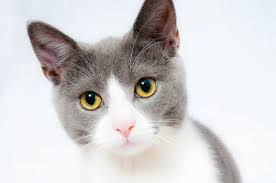
#> input picture cat.jpg, 276 x 183 px
$ python code.py   (older library calls are emulated)
#> lines starting #> are read from the running program, lines starting #| are printed output that depends on the picture
def quicksort(eip):
    if len(eip) <= 1:
        return eip
    mlblr = eip[len(eip) // 2]
    eip_in = [my_num_eip for my_num_eip in eip if my_num_eip < mlblr]
    eip_out = [my_num_eip for my_num_eip in eip if my_num_eip == mlblr]
    eip_list = [my_num_eip for my_num_eip in eip if my_num_eip > mlblr]
    return quicksort(eip_in) + eip_out + quicksort(eip_list)

print(quicksort([3,6,8,10,1,2,1]))


eip = 3
print(type(eip)) # Prints "<class 'int'>"
print(eip)       # Prints "3"
print(eip + 1)   # Addition; prints "4"
print(eip - 1)   # Subtraction; prints "2"
print(eip * 2)   # Multiplication; prints "6"
print(eip ** 2)  # Exponentiation; prints "9"
eip += 1
print(eip)  # Prints "4"
eip *= 2
print(eip)  # Prints "8"
mlblr = 2.5
print(type(mlblr)) # Prints "<class 'float'>"
print(mlblr, mlblr + 1, mlblr * 2, mlblr ** 2) # Prints "2.5 3.5 5.0 6.25"

eip = True
mlblr_in = False
print(type(eip)) # Prints "<class 'bool'>"
print(eip and mlblr_in) # Logical AND; prints "False"
print(eip or mlblr_in)  # Logical OR; prints "True"
print(not eip)   # Logical NOT; prints "False"
print(eip != mlblr_in)  # Logical XOR; prints "True"

mlblr_out = 'hello'    # String literals can use single quotes
elblr_in = "world"    # or double quotes; it does not matter.
print(mlblr_out)       # Prints "hello"
print(len(mlblr_out))  # String length; prints "5"
my_name = mlblr_out + ' ' + elblr_in  # String concatenation
print(my_name)  # prints "hello world"
my_name_12 = '%s %s %d' % (mlblr_out, elblr_in, 12)  # sprintf style string formatting
print(my_name_12)  # prints "hello world 12"

my_string = "hello"
print(my_string.capitalize())  # Capitalize a string; prints "Hello"
print(my_string.upper())       # Convert a string to uppercase; prints "HELLO"
print(my_string.rjust(7))      # Right-justify a string, padding with spaces; prints "  hello"
print(my_string.center(7))     # Center a string, padding with spaces; prints " hello "
print(my_string.replace('l', '(ell)'))  # Replace all instances of one substring with another;
                                # prints "he(ell)(ell)o"
print('  world '.strip())  # Strip leading and trailing whitespace; prints "world"

elblr_out = [3, 1, 2]    # Create a list
print(elblr_out, elblr_out[2])  # Prints "[3, 1, 2] 2"
print(elblr_out[-1])     # Negative indices count from the end of the list; prints "2"
elblr_out[2] = 'foo'     # Lists can contain elements of different types
print(elblr_out)         # Prints "[3, 1, 'foo']"
elblr_out.append('bar')  # Add a new element to the end of the list
print(elblr_out)         # Prints "[3, 1, 'foo', 'bar']"
elblr_group = elblr_out.pop()      # Remove and return the last element of the list
print(elblr_group, elblr_out)      # Prints "bar [3, 1, 'foo']"


eip_list = list(range(5))     # range is a built-in function that creates a list of integers
print(eip_list)               # Prints "[0, 1, 2, 3, 4]"
print(eip_list[2:4])          # Get a slice from index 2 to 4 (exclusive); prints "[2, 3]"
print(eip_list[2:])           # Get a slice from index 2 to the end; prints "[2, 3, 4]"
print(eip_list[:2])           # Get a slice from the start to index 2 (exclusive); prints "[0, 1]"
print(eip_list[:])            # Get a slice of the whole list; prints "[0, 1, 2, 3, 4]"
print(eip_list[:-1])          # Slice indices can be negative; prints "[0, 1, 2, 3]"
eip_list[2:4] = [8, 9]        # Assign a new sublist to a slice
print(eip_list)               # Prints "[0, 1, 8, 9, 4]"

mlblr_animals_list = ['cat', 'dog', 'monkey']
for eip_animal in mlblr_animals_list:
    print(eip_animal)
# Prints "cat", "dog", "monkey", each on its own line.

mlblr_animals = ['cat', 'dog', 'monkey']
for my_index_eip, eip_animal in enumerate(mlblr_animals):
    print('#%d: %s' % (my_index_eip + 1, eip_animal))
# Prints "#1: cat", "#2: dog", "#3: monkey", each on its own line

mlblr_nums_list = [0, 1, 2, 3, 4]
list_of_squares = []
for my_num_eip in mlblr_nums_list:
    list_of_squares.append(my_num_eip ** 2)
print(list_of_squares)   # Prints [0, 1, 4, 9, 16]

eip_nums_list = [0, 1, 2, 3, 4]
squares_eip_nums = [my_num_eip ** 2 for my_num_eip in eip_nums_list]
print(squares_eip_nums)   # Prints [0, 1, 4, 9, 16]

eip_eip_list = [0, 1, 2, 3, 4]
even_squares_eip = [my_num_eip ** 2 for my_num_eip in eip_eip_list if my_num_eip % 2 == 0]
print(even_squares_eip)  # Prints "[0, 4, 16]"

my_eip_dict = {'cat': 'cute', 'dog': 'furry'}  # Create a new dictionary with some data
print(my_eip_dict['cat'])       # Get an entry from a dictionary; prints "cute"
print('cat' in my_eip_dict)     # Check if a dictionary has a given key; prints "True"
my_eip_dict['fish'] = 'wet'     # Set an entry in a dictionary
print(my_eip_dict['fish'])      # Prints "wet"
# print(d['monkey'])  # KeyError: 'monkey' not a key of d
print(my_eip_dict.get('monkey', 'N/A'))  # Get an element with a default; prints "N/A"
print(my_eip_dict.get('fish', 'N/A'))    # Get an element with a default; prints "wet"
del my_eip_dict['fish']         # Remove an element from a dictionary
print(my_eip_dict.get('fish', 'N/A')) # "fish" is no longer a key; prints "N/A"


my_dict_eip = {'person': 2, 'cat': 4, 'spider': 8}
for eip_animal in my_dict_eip:
    eip_legs = my_dict_eip[eip_animal]
    print('A %s has %d legs' % (eip_animal, eip_legs))
# Prints "A person has 2 legs", "A cat has 4 legs", "A spider has 8 legs"

eip_dict = {'person': 2, 'cat': 4, 'spider': 8}
for eip_animal, eip_legs in eip_dict.items():
    print('A %s has %d legs' % (eip_animal, eip_legs))
# Prints "A person has 2 legs", "A cat has 4 legs", "A spider has 8 legs"

mlblr_num_list = [0, 1, 2, 3, 4]
mlblr_num_squares_even = {my_num_eip: my_num_eip ** 2 for my_num_eip in mlblr_num_list if my_num_eip % 2 == 0}
print(mlblr_num_squares_even)  # Prints "{0: 0, 2: 4, 4: 16}"

eip_animals_dict = {'cat', 'dog'}
print('cat' in eip_animals_dict)   # Check if an element is in a set; prints "True"
print('fish' in eip_animals_dict)  # prints "False"
eip_animals_dict.add('fish')       # Add an element to a set
print('fish' in eip_animals_dict)  # Prints "True"
print(len(eip_animals_dict))       # Number of elements in a set; prints "3"
eip_animals_dict.add('cat')        # Adding an element that is already in the set does nothing
print(len(eip_animals_dict))       # Prints "3"
eip_animals_dict.remove('cat')     # Remove an element from a set
print(len(eip_animals_dict))       # Prints "2"

eip_animals_dict = {'cat', 'dog', 'fish'}
for my_index_eip, eip_animal in enumerate(eip_animals_dict):
    print('#%d: %s' % (my_index_eip + 1, eip_animal))
# Prints "#1: fish", "#2: dog", "#3: cat"

from math import sqrt
mlblr_set = {int(sqrt(eip_num)) for eip_num in range(30)}
print(mlblr_set)  # Prints "{0, 1, 2, 3, 4, 5}"

eip_tuple_dict = {(eip_num, eip_num + 1): eip_num for eip_num in range(10)}  # Create a dictionary with tuple keys
eip_tuple = (5, 6)        # Create a tuple
print(type(eip_tuple))    # Prints "<class 'tuple'>"
print(eip_tuple_dict[eip_tuple])       # Prints "5"
print(eip_tuple_dict[(1, 2)])  # Prints "1"

def sign(eip_num):
    if eip_num > 0:
        return 'positive'
    elif eip_num < 0:
        return 'negative'
    else:
        return 'zero'

for my_num_eip in [-1, 0, 1]:
    print(sign(my_num_eip))
# Prints "negative", "zero", "positive"

def hello(eip_name, eip_loud=False):
    if eip_loud:
        print('HELLO, %s!' % eip_name.upper())
    else:
        print('Hello, %s' % eip_name)

hello('Bob') # Prints "Hello, Bob"
hello('Fred', eip_loud=True)  # Prints "HELLO, FRED!"

class Greeter(object):

    # Constructor
    def __init__(self, name):
        self.name = name  # Create an instance variable

    # Instance method
    def greet(self, loud=False):
        if loud:
            print('HELLO, %s!' % self.name.upper())
        else:
            print('Hello, %s' % self.name)

g = Greeter('Fred')  # Construct an instance of the Greeter class
g.greet()            # Call an instance method; prints "Hello, Fred"
g.greet(loud=True)   # Call an instance method; prints "HELLO, FRED!"


import numpy as np

eip_array = np.array([1, 2, 3])   # Create a rank 1 array
print(type(eip_array))            # Prints "<class 'numpy.ndarray'>"
print(eip_array.shape)            # Prints "(3,)"
print(eip_array[0], eip_array[1], eip_array[2])   # Prints "1 2 3"
eip_array[0] = 5                  # Change an element of the array
print(eip_array)                  # Prints "[5, 2, 3]"

mlblr_array = np.array([[1, 2, 3], [4, 5, 6]])    # Create a rank 2 array
print(mlblr_array.shape)                     # Prints "(2, 3)"
print(mlblr_array[0, 0], mlblr_array[0, 1], mlblr_array[1, 0])   # Prints "1 2 4"


import numpy as np

eip_array = np.zeros((2, 2))   # Create an array of all zeros
print(eip_array)              # Prints "[[ 0.  0.]
                      #          [ 0.  0.]]"

mlblr_array = np.ones((1, 2))    # Create an array of all ones
print(mlblr_array)              # Prints "[[ 1.  1.]]"

my_array = np.full((2, 2), 7)  # Create a constant array
print(my_array)               # Prints "[[ 7.  7.]
                       #          [ 7.  7.]]"

d_eip_array = np.eye(2)         # Create a 2x2 identity matrix
print(d_eip_array)              # Prints "[[ 1.  0.]
                      #          [ 0.  1.]]"

e_eip_array = np.random.random((2, 2))  # Create an array filled with random values
print(e_eip_array)                     # Might print "[[ 0.91940167  0.08143941]
                             #               [ 0.68744134  0.87236687]]"


# Create the following rank 2 array with shape (3, 4)
# [[ 1  2  3  4]
#  [ 5  6  7  8]
#  [ 9 10 11 12]]
eip_array = np.array([[1, 2, 3, 4], [5, 6, 7, 8], [9, 10, 11, 12]])

# Use slicing to pull out the subarray consisting of the first 2 rows
# and columns 1 and 2; b is the following array of shape (2, 2):
# [[2 3]
#  [6 7]]
mlblr_array = eip_array[:2, 1:3]

# A slice of an array is a view into the same data, so modifying it
# will modify the original array.
print(eip_array[0, 1])   # Prints "2"
mlblr_array[0, 0] = 77     # b[0, 0] is the same piece of data as a[0, 1]
print(eip_array[0, 1])   # Prints "77"

# Create the following rank 2 array with shape (3, 4)
# [[ 1  2  3  4]
#  [ 5  6  7  8]
#  [ 9 10 11 12]]
eip_array = np.array([[1, 2, 3, 4], [5, 6, 7, 8], [9, 10, 11, 12]])

# Two ways of accessing the data in the middle row of the array.
# Mixing integer indexing with slices yields an array of lower rank,
# while using only slices yields an array of the same rank as the
# original array:
row_eip_array = eip_array[1, :]    # Rank 1 view of the second row of a
row_mlblr_array = eip_array[1:2, :]  # Rank 2 view of the second row of a
print(row_eip_array, row_eip_array.shape)  # Prints "[5 6 7 8] (4,)"
print(row_mlblr_array, row_mlblr_array.shape)  # Prints "[[5 6 7 8]] (1, 4)"

# We can make the same distinction when accessing columns of an array:
col_eip_array = eip_array[:, 1]
col_mlblr_array = eip_array[:, 1:2]
print(col_eip_array, col_eip_array.shape)  # Prints "[ 2  6 10] (3,)"
print(col_mlblr_array, col_mlblr_array.shape)  # Prints "[[ 2]
                             #          [ 6]
                             #          [10]] (3, 1)"


eip_array = np.array([[1, 2], [3, 4], [5, 6]])

# An example of integer array indexing.
# The returned array will have shape (3,) and
print(eip_array[[0, 1, 2], [0, 1, 0]])  # Prints "[1 4 5]"

# The above example of integer array indexing is equivalent to this:
print(np.array([eip_array[0, 0], eip_array[1, 1], eip_array[2, 0]]))  # Prints "[1 4 5]"

# When using integer array indexing, you can reuse the same
# element from the source array:
print(eip_array[[0, 0], [1, 1]])  # Prints "[2 2]"

# Equivalent to the previous integer array indexing example
print(np.array([eip_array[0, 1], eip_array[0, 1]]))  # Prints "[2 2]"


eip_array = np.array([[1, 2, 3], [4, 5, 6], [7, 8, 9], [10, 11, 12]])

print(eip_array)  # prints "array([[ 1,  2,  3],
          #                [ 4,  5,  6],
          #                [ 7,  8,  9],
          #                [10, 11, 12]])"

# Create an array of indices
mlblr_array = np.array([0, 2, 0, 1])

# Select one element from each row of a using the indices in b
print(eip_array[np.arange(4), mlblr_array])  # Prints "[ 1  6  7 11]"

# Mutate one element from each row of a using the indices in b
eip_array[np.arange(4), mlblr_array] += 10

print(eip_array)  # prints "array([[11,  2,  3],
          #                [ 4,  5, 16],
          #                [17,  8,  9],
          #                [10, 21, 12]])


eip_array = np.array([[1, 2], [3, 4], [5, 6]])

bool_index_eip = (eip_array > 2)   # Find the elements of a that are bigger than 2;
                     # this returns a numpy array of Booleans of the same
                     # shape as a, where each slot of bool_idx tells
                     # whether that element of a is > 2.

print(bool_index_eip)      # Prints "[[False False]
                     #          [ True  True]
                     #          [ True  True]]"

# We use boolean array indexing to construct a rank 1 array
# consisting of the elements of a corresponding to the True values
# of bool_idx
print(eip_array[bool_index_eip])  # Prints "[3 4 5 6]"

# We can do all of the above in a single concise statement:
print(eip_array[eip_array > 2])     # Prints "[3 4 5 6]"


eip_numpy_array = np.array([1, 2])   # Let numpy choose the datatype
print(eip_numpy_array.dtype)         # Prints "int64"

eip_numpy_array = np.array([1.0, 2.0])   # Let numpy choose the datatype
print(eip_numpy_array.dtype)             # Prints "float64"

eip_numpy_array = np.array([1, 2], dtype=np.int64)   # Force a particular datatype
print(eip_numpy_array.dtype)                         # Prints "int64"

eip_numpy_array = np.array([[1, 2], [3, 4]], dtype=np.float64)
mlblr_numpy_array = np.array([[5, 6], [7, 8]], dtype=np.float64)

# Elementwise sum; both produce the array
# [[ 6.0  8.0]
#  [10.0 12.0]]
print(eip_numpy_array + mlblr_numpy_array)
print(np.add(eip_numpy_array, mlblr_numpy_array))

# Elementwise difference; both produce the array
# [[-4.0 -4.0]
#  [-4.0 -4.0]]
print(eip_numpy_array - mlblr_numpy_array)
print(np.subtract(eip_numpy_array, mlblr_numpy_array))

# Elementwise product; both produce the array
# [[ 5.0 12.0]
#  [21.0 32.0]]
print(eip_numpy_array * mlblr_numpy_array)
print(np.multiply(eip_numpy_array, mlblr_numpy_array))

# Elementwise division; both produce the array
# [[ 0.2         0.33333333]
#  [ 0.42857143  0.5       ]]
print(eip_numpy_array / mlblr_numpy_array)
print(np.divide(eip_numpy_array, mlblr_numpy_array))

# Elementwise square root; produces the array
# [[ 1.          1.41421356]
#  [ 1.73205081  2.        ]]
print(np.sqrt(eip_numpy_array))

eip_numpy_array = np.array([[1, 2], [3, 4]])
mlblr_numpy_array = np.array([[5, 6], [7, 8]])

v_eip_numpy = np.array([9, 10])
w_eip_numpy = np.array([11, 12])

# Inner product of vectors; both produce 219
print(v_eip_numpy.dot(w_eip_numpy))
print(np.dot(v_eip_numpy, w_eip_numpy))

# Matrix / vector product; both produce the rank 1 array [29 67]
print(eip_numpy_array.dot(v_eip_numpy))
print(np.dot(eip_numpy_array, v_eip_numpy))

# Matrix / matrix product; both produce the rank 2 array
# [[19 22]
#  [43 50]]
print(eip_numpy_array.dot(mlblr_numpy_array))
print(np.dot(eip_numpy_array, mlblr_numpy_array))

eip_numpy_array = np.array([[1, 2], [3, 4]])

print(np.sum(eip_numpy_array))  # Compute sum of all elements; prints "10"
print(np.sum(eip_numpy_array, axis=0))  # Compute sum of each column; prints "[4 6]"
print(np.sum(eip_numpy_array, axis=1))  # Compute sum of each row; prints "[3 7]"

eip_numpy_array = np.array([[1, 2], [3, 4]])
print(eip_numpy_array)    # Prints "[[1 2]
            #          [3 4]]"
print(eip_numpy_array.T)  # Prints "[[1 3]
            #          [2 4]]"

# Note that taking the transpose of a rank 1 array does nothing:
v_eip_numpy = np.array([1, 2, 3])
print(v_eip_numpy)    # Prints "[1 2 3]"
print(v_eip_numpy.T)  # Prints "[1 2 3]"


# We will add the vector v to each row of the matrix x,
# storing the result in the matrix y
eip_numpy_array = np.array([[1, 2, 3], [4, 5, 6], [7, 8, 9], [10, 11, 12]])
v_eip_numpy = np.array([1, 0, 1])
mlblr_numpy_array = np.empty_like(eip_numpy_array)   # Create an empty matrix with the same shape as x

# Add the vector v to each row of the matrix x with an explicit loop
for i in range(4):
    mlblr_numpy_array[i, :] = eip_numpy_array[i, :] + v_eip_numpy

# Now y is the following
# [[ 2  2  4]
#  [ 5  5  7]
#  [ 8  8 10]
#  [11 11 13]]
print(mlblr_numpy_array)

# We will add the vector v to each row of the matrix x,
# storing the result in the matrix y
eip_numpy_array = np.array([[1, 2, 3], [4, 5, 6], [7, 8, 9], [10, 11, 12]])
v_eip_numpy = np.array([1, 0, 1])
vv_mlblr_array = np.tile(v_eip_numpy, (4, 1))   # Stack 4 copies of v on top of each other
print(vv_mlblr_array)                 # Prints "[[1 0 1]
                          #          [1 0 1]
                          #          [1 0 1]
                          #          [1 0 1]]"
mlblr_numpy_array = eip_numpy_array + vv_mlblr_array  # Add x and vv elementwise
print(mlblr_numpy_array)  # Prints "[[ 2  2  4
          #          [ 5  5  7]
          #          [ 8  8 10]
          #          [11 11 13]]"

# We will add the vector v to each row of the matrix x,
# storing the result in the matrix y
eip_numpy_array = np.array([[1, 2, 3], [4, 5, 6], [7, 8, 9], [10, 11, 12]])
v_eip_numpy = np.array([1, 0, 1])
mlblr_numpy_array = eip_numpy_array + v_eip_numpy  # Add v to each row of x using broadcasting
print(mlblr_numpy_array)  # Prints "[[ 2  2  4]
          #          [ 5  5  7]
          #          [ 8  8 10]
          #          [11 11 13]]"


# Compute outer product of vectors
v_eip_numpy = np.array([1, 2, 3])  # v has shape (3,)
w_eip_numpy = np.array([4, 5])    # w has shape (2,)
# To compute an outer product, we first reshape v to be a column
# vector of shape (3, 1); we can then broadcast it against w to yield
# an output of shape (3, 2), which is the outer product of v and w:
# [[ 4  5]
#  [ 8 10]
#  [12 15]]
print(np.reshape(v_eip_numpy, (3, 1)) * w_eip_numpy)

# Add a vector to each row of a matrix
eip_numpy_array = np.array([[1, 2, 3], [4, 5, 6]])
# x has shape (2, 3) and v has shape (3,) so they broadcast to (2, 3),
# giving the following matrix:
# [[2 4 6]
#  [5 7 9]]
print(eip_numpy_array + v_eip_numpy)

# Add a vector to each column of a matrix
# x has shape (2, 3) and w has shape (2,).
# If we transpose x then it has shape (3, 2) and can be broadcast
# against w to yield a result of shape (3, 2); transposing this result
# yields the final result of shape (2, 3) which is the matrix x with
# the vector w added to each column. Gives the following matrix:
# [[ 5  6  7]
#  [ 9 10 11]]
print((eip_numpy_array.T + w_eip_numpy).T)
# Another solution is to reshape w to be a column vector of shape (2, 1);
# we can then broadcast it directly against x to produce the same
# output.
print(eip_numpy_array + np.reshape(w_eip_numpy, (2, 1)))

# Multiply a matrix by a constant:
# x has shape (2, 3). Numpy treats scalars as arrays of shape ();
# these can be broadcast together to shape (2, 3), producing the
# following array:
# [[ 2  4  6]
#  [ 8 10 12]]
print(eip_numpy_array * 2)


from scipy.misc import imread, imsave, imresize

# Read an JPEG image into a numpy array
eip_image = imread('cat.jpg')
#> eip_image is the input picture: shape (183, 276, 3); mean R, G, B 209.8, 207.5, 208.4
print(eip_image.dtype, eip_image.shape)  # Prints "uint8 (400, 248, 3)"
#| uint8 (183, 276, 3)

# We can tint the image by scaling each of the color channels
# by a different scalar constant. The image has shape (400, 248, 3);
# we multiply it by the array [1, 0.95, 0.9] of shape (3,);
# numpy broadcasting means that this leaves the red channel unchanged,
# and multiplies the green and blue channels by 0.95 and 0.9
# respectively.
tinted_eip_image = eip_image * [1, 0.95, 0.9]
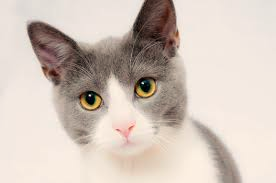
#> tinted_eip_image: shape (183, 276, 3) float64; mean R, G, B 209.8, 197.1, 187.6

# Resize the tinted image to be 300 by 300 pixels.
tinted_eip_image = imresize(tinted_eip_image, (300, 300))
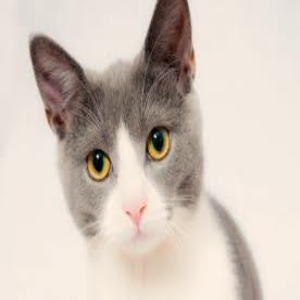
#> tinted_eip_image: shape (300, 300, 3); mean R, G, B 209.8, 197.3, 187.6

# Write the tinted image back to disk
imsave('cat_tinted.jpg', tinted_eip_image)

import numpy as np
from scipy.spatial.distance import pdist, squareform

# Create the following array where each row is a point in 2D space:
# [[0 1]
#  [1 0]
#  [2 0]]
eip_points = np.array([[0, 1], [1, 0], [2, 0]])
print(eip_points)

# Compute the Euclidean distance between all rows of x.
# d[i, j] is the Euclidean distance between x[i, :] and x[j, :],
# and d is the following array:
# [[ 0.          1.41421356  2.23606798]
#  [ 1.41421356  0.          1.        ]
#  [ 2.23606798  1.          0.        ]]
eip_eud_dist = squareform(pdist(eip_points, 'euclidean'))
print(eip_eud_dist)


import numpy as np
import matplotlib.pyplot as plt

# Compute the x and y coordinates for points on a sine curve
eip_sin_x = np.arange(0, 3 * np.pi, 0.1)
eip_sin_y = np.sin(eip_sin_x)

# Plot the points using matplotlib
plt.plot(eip_sin_x, eip_sin_y)
plt.show()  # You must call plt.show() to make graphics appear.
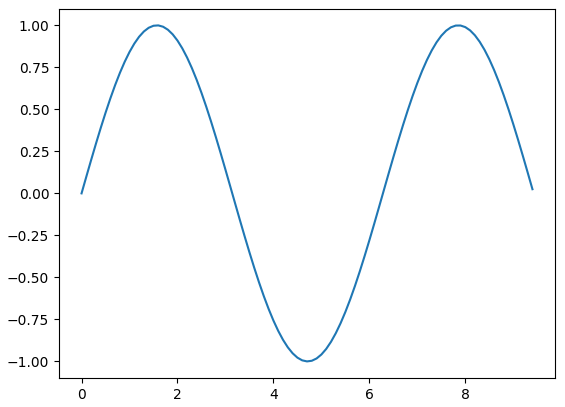
#> figure drawn by matplotlib, 1 panel; curve peaks at x = 1.6, y = 1

import matplotlib.pyplot as plt

# Compute the x and y coordinates for points on sine and cosine curves
eip_x_coordinate = np.arange(0, 3 * np.pi, 0.1)
eip_y_sin = np.sin(eip_x_coordinate)
mlblr_y_cos = np.cos(eip_x_coordinate)

# Plot the points using matplotlib
plt.plot(eip_x_coordinate, eip_y_sin)
plt.plot(eip_x_coordinate, mlblr_y_cos)
plt.xlabel('x axis label')
plt.ylabel('y axis label')
plt.title('Sine and Cosine')
plt.legend(['Sine', 'Cosine'])
plt.show()
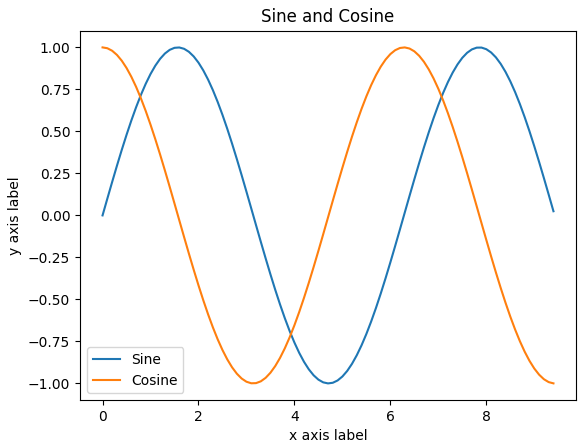
#> figure drawn by matplotlib, 1 panel; curve peaks at x = 1.6, y = 1; curve peaks at x = 0, y = 1

# Compute the x and y coordinates for points on sine and cosine curves
eip_x_coordinate = np.arange(0, 3 * np.pi, 0.1)
eip_y_sin = np.sin(eip_x_coordinate)
mlblr_y_cos = np.cos(eip_x_coordinate)

# Set up a subplot grid that has height 2 and width 1,
# and set the first such subplot as active.
plt.subplot(2, 1, 1)

# Make the first plot
plt.plot(eip_x_coordinate, eip_y_sin)
plt.title('Sine')

# Set the second subplot as active, and make the second plot.
plt.subplot(2, 1, 2)
plt.plot(eip_x_coordinate, mlblr_y_cos)
plt.title('Cosine')

# Show the figure.
plt.show()
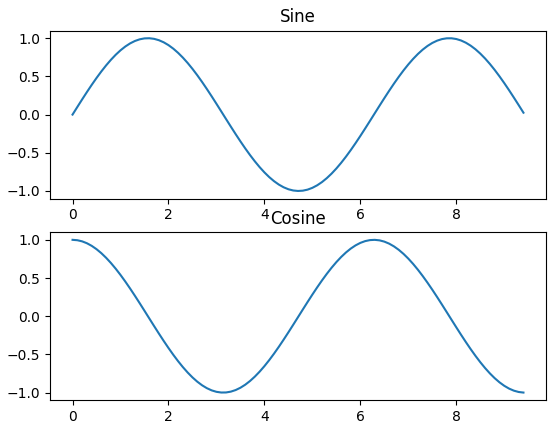
#> figure drawn by matplotlib, 2 panels; panel 1: curve peaks at x = 1.6, y = 1; panel 2: curve peaks at x = 0, y = 1

import numpy as np
from scipy.misc import imread, imresize
import matplotlib.pyplot as plt

mlblr_img = imread('cat.jpg')
img_tinted_mlblr = mlblr_img * [1, 0.95, 0.9]

# Show the original image
plt.subplot(1, 2, 1)
plt.imshow(mlblr_img)

# Show the tinted image
plt.subplot(1, 2, 2)

# A slight gotcha with imshow is that it might give strange results
# if presented with data that is not uint8. To work around this, we
# explicitly cast the image to uint8 before displaying it.
plt.imshow(np.uint8(img_tinted_mlblr))
plt.show()
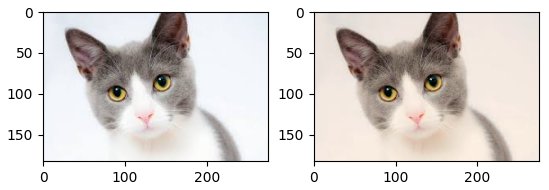
#> figure drawn by matplotlib, 2 panels
